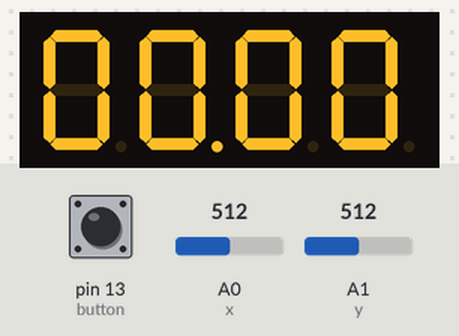
A sketch run on a simulated Arduino Uno, built with avr-gcc and run on an emulated ATmega328P. Parts: 4-digit seven-segment display. The inputs (shaded band) are chosen by the test bench; at power-on: A0 (x) = 512, A1 (y) = 512, pin 13 (button) HIGH.

Above: at 1.2 s.
1.3 s: A0 (x) set to 710
At 1.7 s:
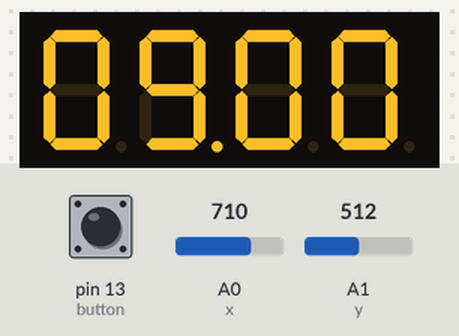
2.8 s: A1 (y) set to 810
At 3.3 s:
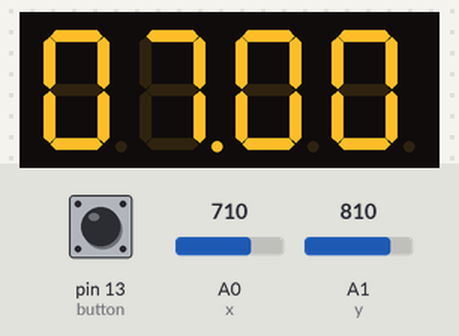
5.8 s: pin 13 (button) pulled LOW for 3.2 s
At 9.42 s:
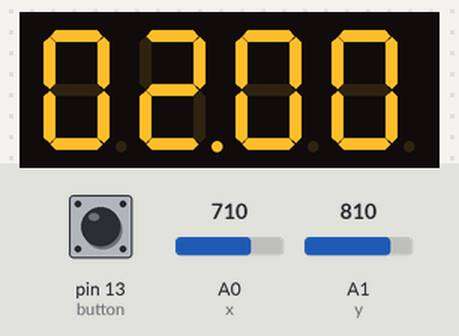
9.6 s: A1 (y) set to 511
At 11.17 s:
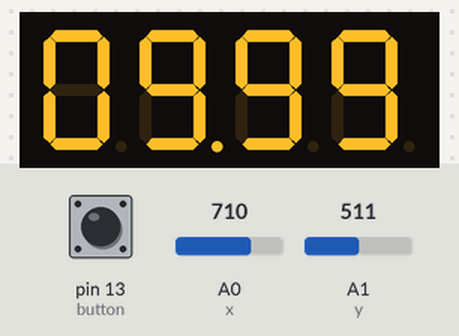
12.6 s: pin 13 (button) pulled LOW for 0.15 s
At 13.68 s:
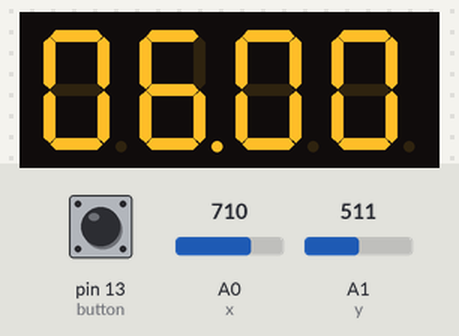
Timing chart, 0 to 14.3 s (numbered marks = the images above; inputs shaded):
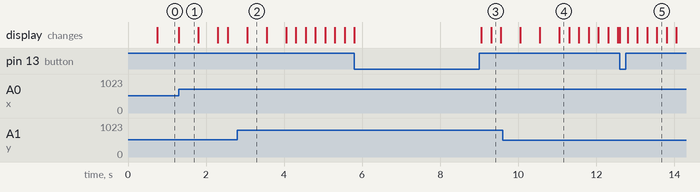

The sketch:

Joystick_4_7-Segment.ino
```cpp
#include "SevSeg.h"
SevSeg sevseg;

int num = 0;
int DP = 0;
int digit_pin_count = 0;
// Relate to the display

int x = A0;
int y = A1;
int button = 13;
// Relate to the wiring

bool first_x = true;
bool first_y = true;
int speed = 500;
int speed_up_y_up = 0;
int speed_up_y_down = 0;
int last_time = 0;
// Relate to the speed of the increment/decrement and its change rate

bool x_steady = true;
bool y_steady = true;
int max_steady_y = 800;
int min_steady_y = 700;
int max_steady_x = 800;
int min_steady_x = 700;
// Relate to the joystick's steady position

void setup() {
  Serial.begin(9600);

  byte numDigits = 4; // CHANGE TO THE NUMBER OF DIGITS IN DISPLAY
  byte digitPins[] = {9, 10, 11, 12}; // CHANGE TO ARDUINO PINS USED FOR THE DIGIT PINS GOING FROM 1-...
  digit_pin_count = sizeof(digitPins);
  byte segmentPins[] = {1, 2, 3, 4, 5, 6, 7, 8}; // CHANGE TO ARDUINO PINS USED FOR THE SEGMENT PINS GOING FROM SEGMENT A-G
  bool resistorsOnSegments = false; // 'false' means resistors are on digit pins
  byte hardwareConfig = COMMON_CATHODE; // See README.md for options
  bool updateWithDelays = false; // Default 'false' is Recommended
  bool leadingZeros = true; // Use 'true' if you'd like to keep the leading zeros
  bool disableDecPoint = false; // Use 'true' if your decimal point doesn't exist or isn't connected. Then, you only need to specify 7 segmentPins[]

  sevseg.begin(hardwareConfig, numDigits, digitPins, segmentPins, resistorsOnSegments,
  updateWithDelays, leadingZeros, disableDecPoint);

  pinMode(x, INPUT);
  pinMode(y, INPUT);
  pinMode(button, INPUT_PULLUP);
}

void button_push() // Pushing the joystick button resets the digits to 0
{
  if(digitalRead(button) == 0)
  {
    num = 0;
  }
}

void loop() {
  sevseg.setNumber(num, DP);
  int start_time = millis();
  x_steady = (max_steady_x > analogRead(x)) && (analogRead(x) > min_steady_x);
  y_steady = (max_steady_y > analogRead(y)) && (analogRead(y) > min_steady_y);
  button_push();

  // Serial.print("Steady?: ");
  // Serial.println(x_steady);
  // Serial.print("X Cord: ");
  // Serial.println(analogRead(x));
  // Serial.print("Y Cord: ");
  // Serial.println(analogRead(y));
  // Serial.println();
  // Debug info

  while(!(x_steady)) // Moves the decimal point
  {
    start_time = millis();
    button_push();
    if(analogRead(x) < min_steady_x) // Moves the decimal point rightward as the joystick is pushed rightward
    {
      if(first_x) // For the first time the joystick is pushed, the decimal point is immediately moved rightward
      {
        first_x = false;
        last_time = start_time;
        DP <= 0 ? DP = digit_pin_count - 1 : DP--;
      }
      else
      {
        if(start_time - last_time >= 750) // If the joystick is still held rightward, the decimal moves rightward every second
        {
          last_time = start_time;
          DP <= 0 ? DP = digit_pin_count - 1 : DP--;
        }
      }
    }

    if(analogRead(x) > max_steady_x) // Moves the decimal point leftward as the joystick is pushed leftward
    {
      if(first_x) // For the first time the joystick is pushed, the decimal point is immediately moved leftward
      {
        first_x = false;
        last_time = start_time;
        DP >= digit_pin_count - 1 ? DP = 0 : DP++;
      }
      else
      {
        if(start_time - last_time >= 750) // If the joystick is still held leftward, the decimal moves leftward every second
        {
          last_time = start_time;
          DP >= digit_pin_count - 1 ? DP = 0 : DP++;
        }
      }
    }

    x_steady = (max_steady_x > analogRead(x)) && (analogRead(x) > min_steady_x);
    sevseg.setNumber(num, DP);
    sevseg.refreshDisplay();
  }

  while(!(y_steady)) // Increments/Decrements the digit selected
  {
    start_time = millis();
    int num_to_change = (int)(num / pow(10, DP)) % 10; // Find the number at the current decimal point position
    button_push();
    if(analogRead(y) < min_steady_y) // Decrements the digit as the joystick is pushed downward
    {
      speed_up_y_up = 0;

      if(first_y) // For the first time the joystick is pushed, the digit is immediately decremented
      {
        speed_up_y_down++;
        first_y = false;
        last_time = start_time;

        num_to_change <= 0 ? (num += (9 * pow(10, DP))) : (num -= pow(10,DP));
      }
      else
      {
        speed_up_y_down >= 3 ? speed = 250 : speed = 500;
        if(start_time - last_time >= speed) // If the joystick is still held downward, the digit decrements every second
        {
          speed_up_y_down++;
          last_time = start_time;

          num_to_change <= 0 ? (num += (9 * pow(10, DP))) : (num -= pow(10,DP));
        }
      }
    }

    if(analogRead(y) > max_steady_y) // Increments the digit as the joystick is pushed upward
    {
      speed_up_y_down = 0;

      if(first_y) // For the first time the joystick is pushed, the digit is immediately incremented
      {
        speed_up_y_up++;
        first_y = false;
        last_time = start_time;

        num_to_change >= 9 ? (num -= (9 * pow(10, DP))) : (num += pow(10,DP));
      }
      else
      {
        speed_up_y_up >= 3 ? speed = 250 : speed = 500;
        if(start_time - last_time >= speed) // If the joystick is still held upward, the digit increments every second
        {
          speed_up_y_up++;
          last_time = start_time;

          num_to_change >= 9 ? (num -= (9 * pow(10, DP))) : (num += pow(10,DP));
        }
      }
    }
    y_steady = (max_steady_y > analogRead(y)) && (analogRead(y) > min_steady_y);
    sevseg.setNumber(num, DP);
    sevseg.refreshDisplay();
  }

  speed_up_y_up = 0;
  speed_up_y_down = 0;
  first_y = true;
  first_x = true;
  sevseg.refreshDisplay();
}
```

Measured:
- what the display in image 2 shows lasts 0.5 s, from 3.1 s to 3.6 s
